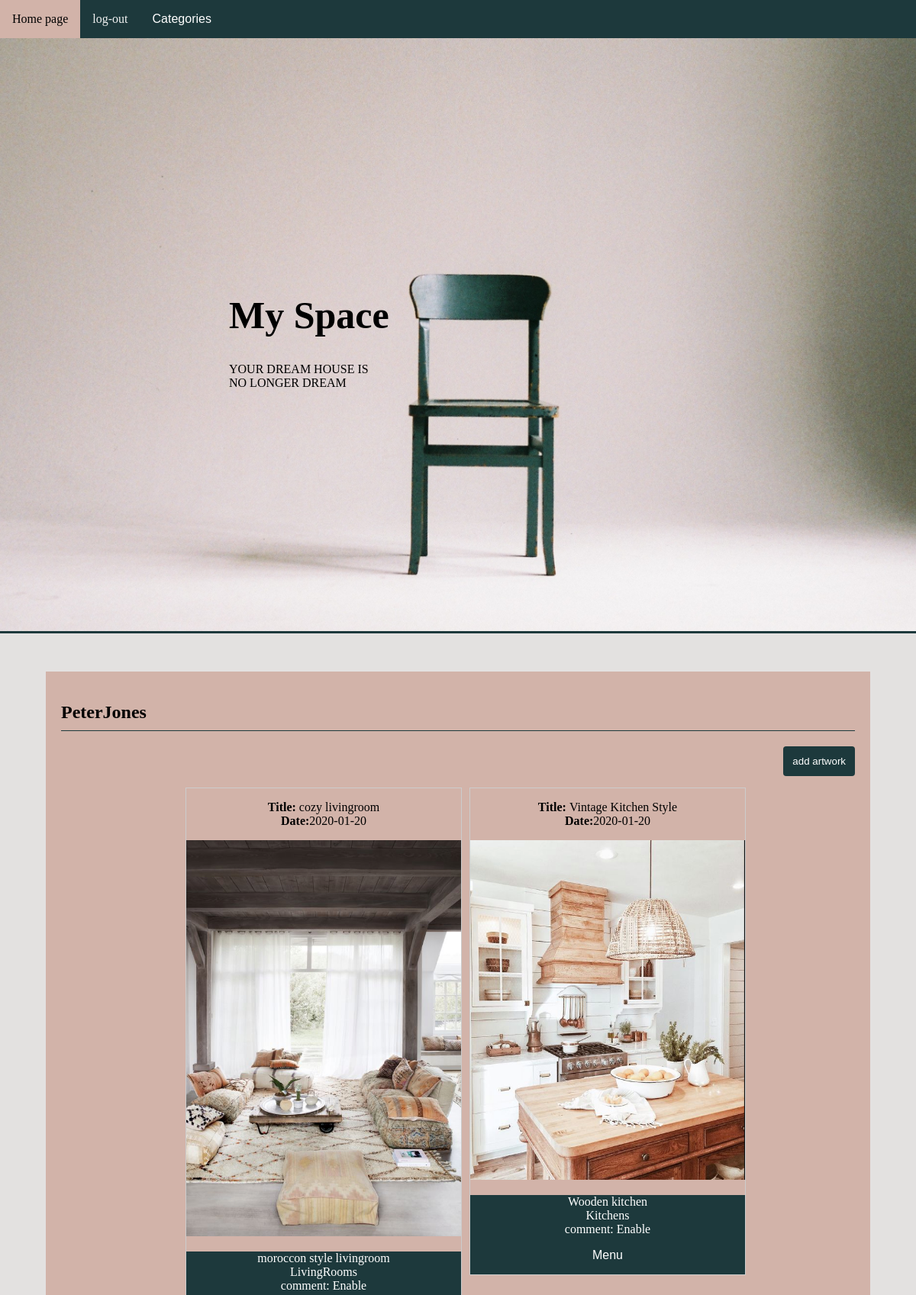
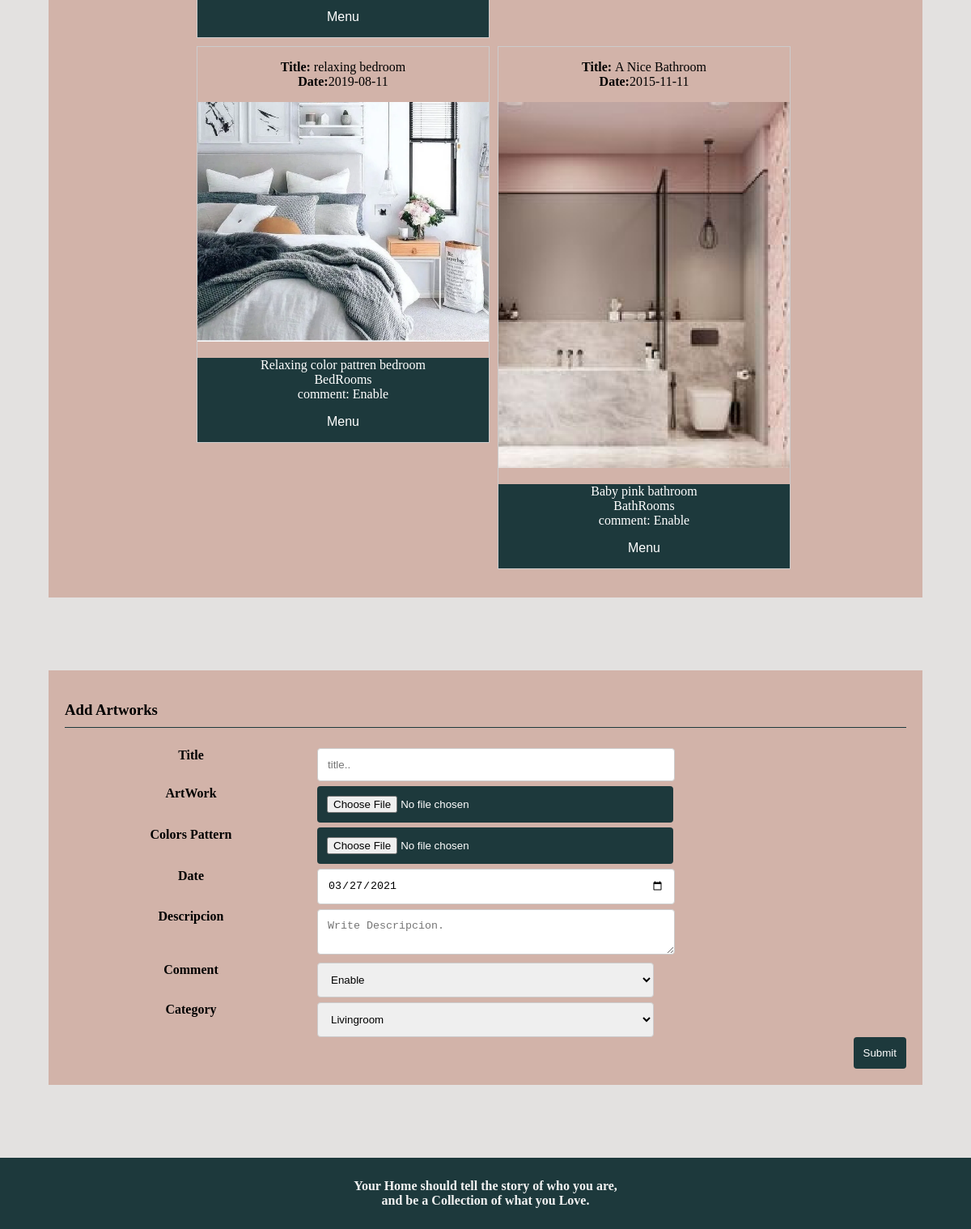
/html/artistpage/artist_page.php (signed in), run on the app's committed database (2 pictures, top to bottom).
### tables this page shows
CREATE TABLE `artwork` (
  `workId` int(10) NOT NULL,
  `title` varchar(40) NOT NULL,
  `Artist` varchar(20) NOT NULL,
  `colorPattern` blob DEFAULT NULL,
  `Date` date NOT NULL,
  `Description` varchar(500) NOT NULL,
  `Artwork` blob NOT NULL,
  `category` varchar(20) NOT NULL,
  `comment_able` tinyint(1) NOT NULL
);

### html/artistpage/artist_page.php (the view, shortened to what this page needs)
<?php
  include_once "/opt/lampp/htdocs/MySpace/html/DBH.php";
?>
<!DOCTYPE html>
<html>
  <head>
    <link rel="stylesheet" type="text/css" href="../../CSS/Artist.css">
 </head>
  <body>
    <div class="topnav">
      <a href="../Home.php">Home page</a>
      <div class="dropdown">
        <button class="dropbtn">Categories</button>
      </div>
      <a href="../logout.php">log-out</a>
    </div>
    <div class=header>
      <h1 id="nameOfWebsite">
          <a href="../Home.php">My Space</a>
      </h1>
      <p>YOUR DREAM HOUSE IS<br> NO LONGER DREAM</p>
    </div>
    <div class="Center Artist_picture">
      <h2 id="Artist_">
        <?php
           if(isset($_SESSION['username']))
             echo $_SESSION['username'];
        ?>
      </h2>
      <a id="toAddArtWork" href="#Add"><input type="button" value="add artwork"></a>
      <div class="Account_boarder">
        <?php
          if(!$conn ){
            die("Connection failed: " . mysqli_connect_error());
          }else{
              $sql ="SELECT * FROM artwork
                            WHERE Artist='$_SESSION[username]'
                            ORDER BY Date DESC;";
              $result= mysqli_query($conn,$sql);
             $resultCheck= mysqli_num_rows($result);
              if($resultCheck>0){
                while ($row = mysqli_fetch_assoc($result)) {
                  echo '<div class="images_border">';
                  echo'<p id="infoArtist"> <strong>Title: </strong>'.$row["title"].'<br><strong> Date:</strong>'.$row["Date"].'</p>';
                   $folder='../../img/';
                    $image_name = $row['Artwork'];
                  echo '<img class="images" id="image" src="'.$folder.$image_name.'">';
                  echo'<p id="InfoDesc" style="background-color: #1d393c; margin-bottom:-0.5px; color:white;">'.$row["Description"].'<br>';
                  echo $row["category"].'<br>';
                  if($row["comment_able"]==0){
                    echo 'comment: Enable</p>';
                  }else{
                    echo 'comment: Disable</p>';
                  }
                  echo'<div class="dropdown">
                            <button class="dropbtn">Menu</button>
                            <div class="dropdown-content">
                              <a id="DeleteImg" class="DeleteImg" href="DeleteImageArtist.php?id='.$row["workId"].'"> Delete</a>
                              <a id="ChangeComment" class="ChangeComment" href="EditImageArtist.php?id='.$row["workId"].'">Edit</a>
                              <div class="dropdown_sub">
                                <a href="#">
                                  <button class="dropbtn_sub">Comment :</button>
                                  <div class="dropdown-content_sub">
                                    <a href="ChangeCommentArtist.php?id='.$row["workId"].'&comment=Enable">Enable</a>
                                    <a href="ChangeCommentArtist.php?id='.$row["workId"].'&comment=Disable">Disable</a>
                                  </div>
                                </a>
                              </div>
                            </div>
                          </div>';
                  echo '</div>';
                }
              }
          }
        ?>
      </div>
    </div>
    <div class="Center" id="Add">
      <h3 id=Artist_><strong>Add Artworks<strong></h3>
      <form action="addArtwork.php" method="post" enctype="multipart/form-data">
        <div class="row">
          <div class="col-25">
            <label for="Title">Title</label>
          </div>
          <div class="col-75">
            <input type="text" id="Title" name="Title" placeholder="title..">
          </div>
        </div>
        <div class="row">
          <div class="col-25">
            <label for="Media">ArtWork</label>
          </div>
          <div class="col-75">
            <input type="file" id="Media" name="Media" placeholder="add your work here..">
          </div>
        </div>
        <div class="row">
          <div class="col-25">
            <label for="Colors_pattern">Colors Pattern</label>
          </div>
          <div class="col-75">
            <input type="file" id="Colors_pattern" name="Colors_pattern" placeholder="add Colors pattern here..">
          </div>
        </div>
        <div class="row">
          <div class="col-25">
            <label for="date">Date</label>
          </div>
          <div class="col-75">
            <input type="date" id="date" name="date">
          </div>
        </div>
        <div class="row">
          <div class="col-25">
            <label for="Descripcion">Descripcion</label>
          </div>
          <div class="col-75">
            <textarea id="Descripcion" name="Descripcion" placeholder="Write Descripcion."></textarea>
          </div>
        </div>
        <div class="row">
          <div class="col-25">
            <label for="Comment">Comment</label>
          </div>
          <div class="col-75">
            <select id="Comment" name="Comment" >
              <option value="0" selected>Enable</option>
            </select>
          </div>
        </div>
        <div class="row">
          <div class="col-25">
            <label for="Category">Category</label>
          </div>
          <div class="col-75">
            <select id="Category" name="Category" >
              <option value="LivingRooms" selected>Livingroom</option>
            </select>
          </div>
        </div>
        <div class="row">
          <input id="button" name="button" type="submit" value="Submit" class="button_submit" >
        </div>
      </form>
    </div>
    <div class="footer">
        <p>Your Home should tell the <strong>story</strong> of who you are,<br> and be a Collection of what you Love.</p>
    </div>
  </body>
</html>

### CSS/Artist.css (style rules this page uses)
body { background:#e3e1e0; padding: 0px; margin: 0px; }
.topnav ,.Account_boarder .dropdown { display: inline-block; background-color: #1d393c; width:100%; }
.topnav a { float:left; display: block; color: #f2f2f2; text-align: center; padding: 16px 16px; font-size: 16px; text-decoration: none; }
.dropbtn,.dropbtn_sub { background-color: #1d393c; color: white; padding: 16px; font-size: 16px; border: none; }
.dropdown,.dropdown_sub { position: relative; display: inline-block; }
.header { background-image:url("../img/green-wooden-chair-on-white-surface.jpg"); background-repeat: no-repeat; background-position:center; background-size: cover; border-bottom: 3px solid #1d393c; margin-bottom:0px; top:0%; left: 0%; padding: 300px ; text-align: center right; }
.header a { text-decoration: none; color: black; }
#nameOfWebsite { font-size: 50px; }
.Center { background-color: #d2b3a9; width: auto; height: auto; padding: 20px; margin-top: 50px; margin-left: 60px; margin-right: 60px; margin-bottom: 90px; text-align: center ; }
#Artist_ { text-align:left; border-bottom: 3px solid #1d393c; border-width:0.1px; padding-bottom: 10px; }
#toAddArtWork { float:right; }
.Account_boarder { width: 100%; scroll-behavior: smooth; overflow:inherit; display: inline-block; position:relative; align-items: center; padding: 5px; margin: 5px; object-fit:cover; }
.images_border { border: 1px solid #ccc; float:none; width: 30%; height: 30%; object-fit:fill ; margin: 5px 5px; object-position: center; display:inline-table; }
.images_border .images { width:30vw; min-width: 90%; min-height: 100%; }
.row input[type=text],.row input[type=date],.row input[type=file], .row select, .row textarea { width: 100%; padding: 12px; border: 1px solid #ccc; border-radius: 4px; resize: vertical; }
.row input[type=submit], .row input[type=file],input[type=button] { background-color: #1d393c; color: white; padding: 12px ; border: none; border-radius: 4px; cursor: pointer; text-align: center; }
.row input[type=submit] { float:right; }
.col-25 { float: left; width: 30%; margin-top: 6px; }
.col-75 { float:left; width: 40%; margin-top: 6px; }
.row:after { content: ""; display: table; clear: both; }
.footer { background-color: #1d393c; color: #f2f2f2; text-align: center; display: block; padding: 10px 5px; text-decoration: none; }

### data on the page
artwork: title "cozy livingroom", Date "2020-01-20", Artwork (picture), Description "moroccon style livingroom", category "LivingRooms", comment_able "comment: Enable"
artwork: title "Vintage Kitchen Style", Date "2020-01-20", Artwork (picture), Description "Wooden kitchen", category "Kitchens", comment_able "comment: Enable"
artwork: title "relaxing bedroom", Date "2019-08-11", Artwork (picture), Description "Relaxing color pattren bedroom", category "BedRooms", comment_able "comment: Enable"
artwork: title "A Nice Bathroom", Date "2015-11-11", Artwork (picture), Description "Baby pink bathroom", category "BathRooms", comment_able "comment: Enable"

### other printed values
$_SESSION['username'] "PeterJones"
